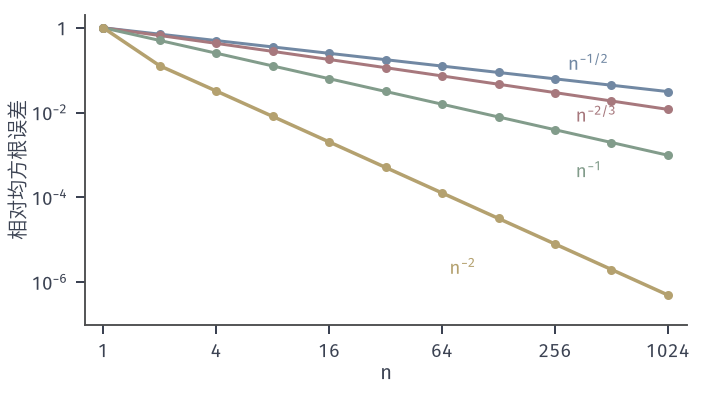

Generate this figure with Python:
from pathlib import Path
import sys
HERE = Path(__file__).resolve().parent
sys.path.insert(0, str(HERE.parent/"vr-common"))
from vr_fig import *
# RMSE/sigma of the randomly shifted grid a_k = k/n (one shift Delta ~ Unif(0,1)) against independent sampling.
# Var(Q) = n int_0^{1/n} Q(D)^2 dD - I^2,  Q(D) = (1/n) sum_k F(D + k/n).  The integral is computed by the
# midpoint rule after the substitution D = (1 - t^3)/n, t in (0,1], dD = 3t^2/n dt, which removes the
# (1/n - D)^{-2/3} singularity of F3^2; M = 40000 and 80000 nodes agree to < 0.1%.
# F1(u) = e^u (smooth, not periodic); F2(u) = e^{1-|2u-1|} (tent-periodised e^u, same integral);
# F3(u) = (1-u)^{-1/3} = T(u) for X ~ Pareto(3) on [1,inf), f(x) = x (I = 3/2, sigma^2 = 3/4).
def rmse(F, I, n, M):
    tt = (np.arange(M)+.5)/M; D = (1-tt**3)/n; wgt = 3*tt**2
    # pass u and 1-u = ((n-1-k) + t^3)/n separately so the singular end is resolved without rounding
    Q = np.mean([F(D + k/n, ((n-1-k) + tt**3)/n) for k in range(n)], axis=0)
    return math.sqrt(np.mean(wgt*(Q-I)**2))
F1 = lambda u, v: np.exp(u); F2 = lambda u, v: np.exp(1-np.abs(2*u-1)); F3 = lambda u, v: v**(-1/3)
s1 = math.sqrt((E*E-1)/2-(E-1)**2); s3 = math.sqrt(.75)
ns = 2**np.arange(0, 11)
r1 = [rmse(F1, E-1, n, 40000)/s1 for n in ns]; r2 = [rmse(F2, E-1, n, 40000)/s1 for n in ns]
r3 = [rmse(F3, 1.5, n, 40000)/s3 for n in ns]; r3b = [rmse(F3, 1.5, n, 80000)/s3 for n in ns]
mc = 1/np.sqrt(ns)
fig, ax = figure(width_mm=100, height_mm=56)
panel(fig, left=.12, right=.97, bottom=.18, top=.96)
ax.plot(ns, mc, 'o-', color=BLUE, lw=1.2, ms=2.6)
ax.plot(ns, r3, 'o-', color=RED, lw=1.2, ms=2.6)
ax.plot(ns, r1, 'o-', color=GREEN, lw=1.2, ms=2.6)
ax.plot(ns, r2, 'o-', color=YELLOW, lw=1.4, ms=2.6)
ax.set_xscale('log', base=2); ax.set_yscale('log'); ax.set_xlim(.8, 1300); ax.set_ylim(1e-7, 2)
ax.set_xticks([1, 4, 16, 64, 256, 1024]); ax.set_xticklabels(['1', '4', '16', '64', '256', '1024']); ax.minorticks_off()
logticks(ax, [-6, -4, -2, 0])
lab(ax, 300, .1, r'$n^{-1/2}$', BLUE); lab(ax, 330, 6e-3, r'$n^{-2/3}$', RED)
lab(ax, 330, 3e-4, r'$n^{-1}$', GREEN); lab(ax, 70, 1.5e-6, r'$n^{-2}$', YELLOW)
axlab(ax, '$n$')
ax.set_ylabel('相对均方根误差', labelpad=1)
save(fig, HERE, 'figure', {'ns': ns.tolist(), 'mc': mc.tolist(), 'shift_exp': r1, 'shift_tent': r2, 'shift_pareto': r3,
     'shift_pareto_M80000': r3b})
